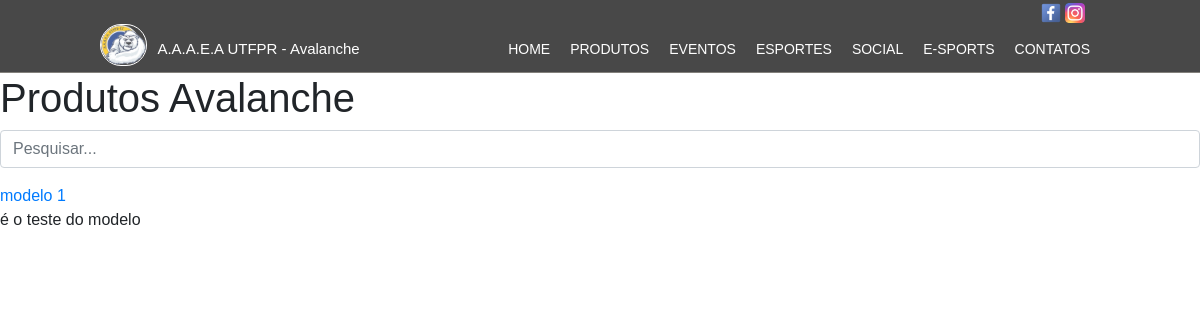
The app's page /Produtos/, older data.
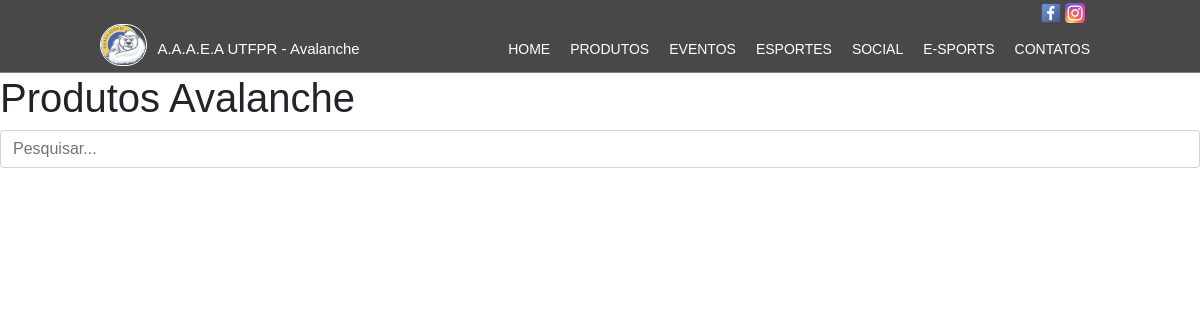
The same page, newer data.
### ecommerce/models.py (models this page shows, shortened)
class produtobase(models.Model):
    name = models.CharField(max_length=255,null = False,blank = False,verbose_name='Nome')
    descricao = models.TextField(null = False,blank = False,verbose_name='Descrição')
    thumb = StdImageField(upload_to=get_file_path, null=True, blank=True, verbose_name='thumbnail')
    preco = models.DecimalField(decimal_places=2, max_digits=6, verbose_name='Preço')
    p_socio = models.DecimalField(decimal_places=2, max_digits=6, verbose_name='Preço para Sócio')
    slug = AutoSlugField(populate_from='name')
    class Meta:
        verbose_name = 'Produto Base'
        verbose_name_plural = 'Produtos Base'
        ordering = ['name']

### ecommerce/views.py (the view)
# urls.py: path('Produtos/', Lojinha.as_view(), name='Produtos'),
class Lojinha(ListView):
    template_name = 'Produtos.html'
    context_object_name = 'produtobase'
    paginate_by = 10
    ordering = '-pub_date'
    def get_queryset(self):
        queryset = produtobase.objects.all()
        q = self.request.GET.get('q', '')
        if q:
            queryset = queryset.filter(
                models.Q(name__icontains=q) | models.Q(descricao__icontains=q)
            )
        return queryset

### ecommerce/templates/Produtos.html (shortened to what this page needs)
{% extends 'Base.html' %}
{%load static%}
{%load bootstrap4 %}
{%block body%}
 <h1>Produtos Avalanche</h1>
<form class="navbar-form navbar-left" role="search" action="{% url 'Produtos' %}">
	        <div class="form-group">
	          <input name="q" type="text" class="form-control" placeholder="Pesquisar..." />
	        </div>
	      </form>
{%for Produto in page_obj %}
<a href="{%url 'ProdutosBase_view' Produto.slug %}">{{Produto.name}}</a>
<p>{{Produto.descricao}}</p>
{%endfor%}
{%endblock%}

Row changes from the older to the newer data that the page shows:
removed produtobase: name "modelo 1", descricao "é o teste do modelo"
